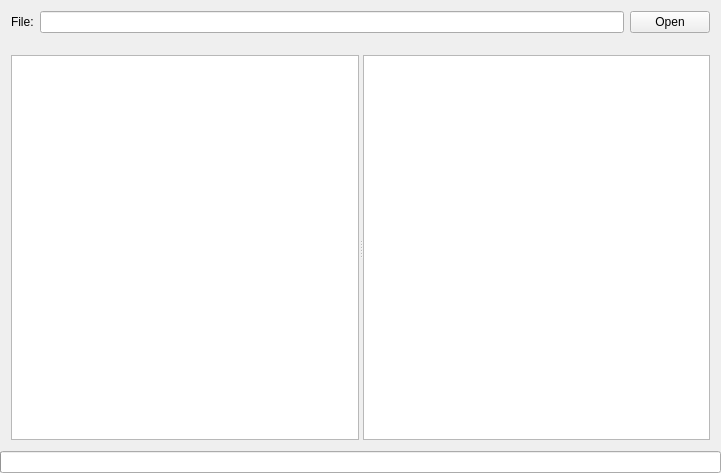
<?xml version="1.0" encoding="UTF-8"?>
<ui version="4.0">
 <class>MainWindow</class>
 <widget class="QMainWindow" name="MainWindow">
  <property name="geometry">
   <rect>
    <x>0</x>
    <y>0</y>
    <width>721</width>
    <height>473</height>
   </rect>
  </property>
  <property name="windowTitle">
   <string>H264 Naked</string>
  </property>
  <widget class="QWidget" name="centralWidget">
   <layout class="QVBoxLayout" name="verticalLayout">
    <property name="spacing">
     <number>0</number>
    </property>
    <property name="leftMargin">
     <number>0</number>
    </property>
    <property name="topMargin">
     <number>0</number>
    </property>
    <property name="rightMargin">
     <number>0</number>
    </property>
    <property name="bottomMargin">
     <number>0</number>
    </property>
    <item>
     <widget class="QWidget" name="fileWidget" native="true">
      <layout class="QHBoxLayout" name="fileWidgetHorizontalLayout">
       <item>
        <widget class="QLabel" name="openLabel">
         <property name="text">
          <string>File:</string>
         </property>
        </widget>
       </item>
       <item>
        <widget class="QLineEdit" name="filePathLineEdit">
         <property name="readOnly">
          <bool>true</bool>
         </property>
        </widget>
       </item>
       <item>
        <widget class="QPushButton" name="openPushButton">
         <property name="text">
          <string>Open</string>
         </property>
        </widget>
       </item>
      </layout>
     </widget>
    </item>
    <item>
     <widget class="QWidget" name="h264Widget" native="true">
      <property name="sizePolicy">
       <sizepolicy hsizetype="Preferred" vsizetype="Expanding">
        <horstretch>0</horstretch>
        <verstretch>0</verstretch>
       </sizepolicy>
      </property>
      <layout class="QHBoxLayout" name="horizontalLayout">
       <item>
        <widget class="QSplitter" name="nalSplitter">
         <property name="orientation">
          <enum>Qt::Horizontal</enum>
         </property>
         <widget class="QTableView" name="nalTableView">
          <property name="selectionMode">
           <enum>QAbstractItemView::SingleSelection</enum>
          </property>
          <property name="selectionBehavior">
           <enum>QAbstractItemView::SelectRows</enum>
          </property>
          <property name="wordWrap">
           <bool>false</bool>
          </property>
         </widget>
         <widget class="QPlainTextEdit" name="nalPlainTextEdit">
          <property name="lineWrapMode">
           <enum>QPlainTextEdit::NoWrap</enum>
          </property>
         </widget>
        </widget>
       </item>
      </layout>
     </widget>
    </item>
    <item>
     <widget class="QProgressBar" name="progressBar">
      <property name="visible">
       <bool>false</bool>
      </property>
     </widget>
    </item>
   </layout>
  </widget>
 </widget>
 <layoutdefault spacing="6" margin="11"/>
 <resources/>
 <connections/>
</ui>
